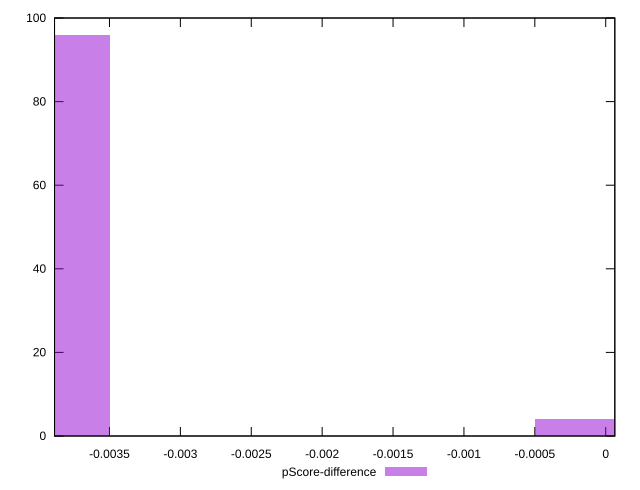

This chart was generated by the following gnuplot code:
reset

$pScoreDifference <<EOF
-0.003998149710781022 96
0 4
EOF

set key outside below
set boxwidth 0.0009995374276952555
set xrange [-0.003887518045901747:0.00006417586681428666]
set yrange [0:100]
set trange [0:100]
set style fill transparent solid 0.5 noborder
set terminal svg size 640, 490 enhanced background rgb 'white'
set output "report_00017_2021-02-10T15-08-03.406Z/cumulative-layout-shift/samples/pages+cached+noadtech+nomedia+nocss/pScore-difference/histogram.svg"

plot $pScoreDifference title "pScore-difference" with boxes

reset
